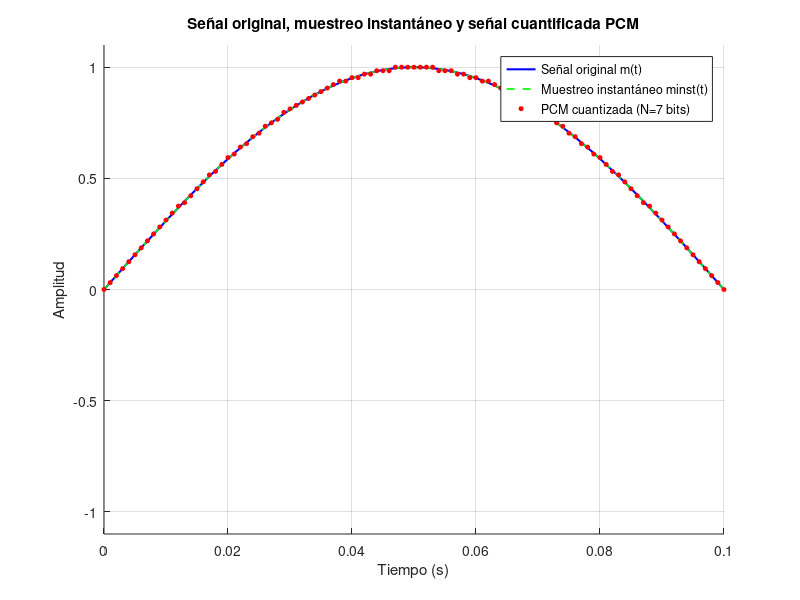

MATLAB code for this plot:
clc; clear; close all;

% Parámetros
fs = 1000;   % Frecuencia de muestreo (Hz)
t = 0:1/fs:1; % Vector de tiempo (1s)
f = 5;       % Frecuencia de la señal (Hz)
m_t = sin(2*pi*f*t); % Señal original

% Muestreo instantáneo (PAM)
minst_t = m_t;  

% Configuración de PCM
N = 7; % Número de bits (puedes cambiarlo)
L = 2^N; % Niveles de cuantización
m_max = max(abs(m_t)); % Amplitud máxima
delta = 2*m_max / L; % Paso de cuantización

% Cuantización
m_q = round(m_t/delta) * delta;  

% Gráfica 
figure;
hold on;
plot(t, m_t, 'b-', 'LineWidth', 1.5); % Señal original
plot(t, minst_t, 'g--', 'LineWidth', 1.2); % Muestreo instantáneo
plot(t, m_q, 'ro', 'MarkerSize', 3, 'MarkerFaceColor', 'r'); % PCM cuantizada

xlim([0 0.1]); 
ylim([-1.1 1.1]);
xlabel('Tiempo (s)');
ylabel('Amplitud');
title('Señal original, muestreo instantáneo y señal cuantificada PCM');
legend('Señal original m(t)', 'Muestreo instantáneo minst(t)', 'PCM cuantizada (N=7 bits)');
grid on;
hold off;
